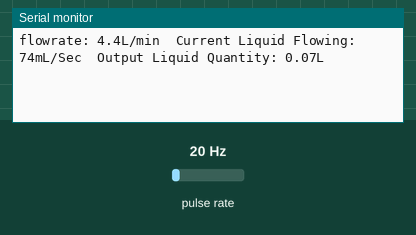
A sketch run on a simulated ESP8266 (NodeMCU). On the bench: the last lines printed to the serial monitor. Wiring (inferred from the names in the program): pulse sensor: data D2. The inputs (shaded band) are chosen by the test bench; at power-on: pulse rate 20 Hz.

Above: at 1.2 s.
1.3 s: pulse rate (sensor on D2) set to 4 Hz
At 2.6 s:
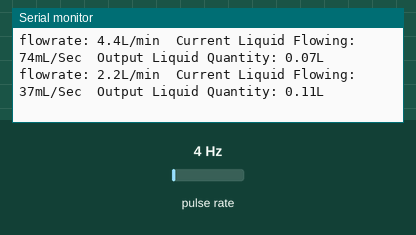
2.8 s: pulse rate (sensor on D2) set to 50 Hz
At 3.8 s:
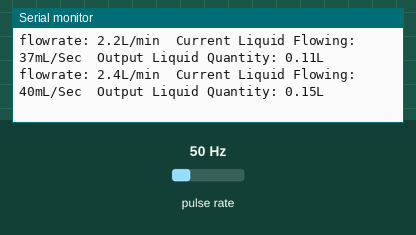
Timing chart, 0 to 5.8 s (numbered marks = the images above; inputs shaded):
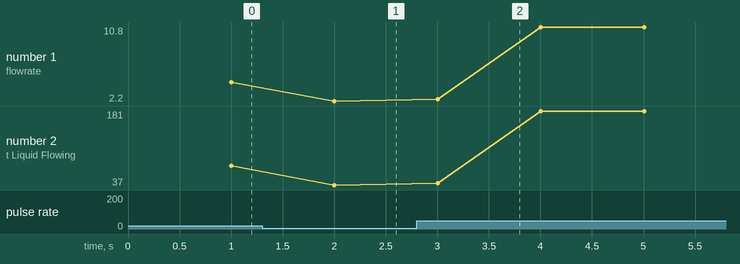

The sketch:

flow_meter_trial.ino
```cpp
#define PULSE_PIN D2  //gpio4


volatile long pulseCount=0;
float calibrationFactor = 4.5;
float flowRate;
unsigned int flowMilliLitres;
unsigned long totalMilliLitres;
float totalLitres;

unsigned long oldTime;

void ICACHE_RAM_ATTR pulseCounter()
{
  pulseCount++;
}

void setup()
{
  Serial.begin(9600);

  pulseCount        = 0;
  flowRate          = 0.0;
  flowMilliLitres   = 0;
  totalMilliLitres  = 0;
  oldTime           = 0;

//  pinMode(LED_PIN, OUTPUT);
//  digitalWrite(LED_PIN, HIGH);  // We have an active-low LED attached

  pinMode(PULSE_PIN, INPUT);
//  pinMode(PULSE_PIN, INPUT_PULLUP);
//  digitalWrite(PULSE_PIN, HIGH);   ????
  attachInterrupt(PULSE_PIN, pulseCounter, FALLING);
}

void loop()
{
   if((millis() - oldTime) > 1000)    // Only process counters once per second
  {
    detachInterrupt(PULSE_PIN);
    flowRate = ((1000.0 / (millis() - oldTime)) * pulseCount) / calibrationFactor;
    oldTime = millis();
    flowMilliLitres = (flowRate / 60) * 1000;
    totalMilliLitres += flowMilliLitres;
    totalLitres = totalMilliLitres * 0.001;
    unsigned int frac;
    Serial.print("flowrate: ");
    Serial.print(int(flowRate));  // Print the integer part of the variable
    Serial.print(".");             // Print the decimal point
    frac = (flowRate - int(flowRate)) * 10;
    Serial.print(frac, DEC) ;      // Print the fractional part of the variable
    Serial.print("L/min");
    Serial.print("  Current Liquid Flowing: ");             // Output separator
    Serial.print(flowMilliLitres);
    Serial.print("mL/Sec");
    Serial.print("  Output Liquid Quantity: ");             // Output separator
    Serial.print(totalLitres);
    Serial.println("L");
    //Serial.print(totalMilliLitres);
    //Serial.println("mL");

    pulseCount = 0;

    attachInterrupt(PULSE_PIN, pulseCounter, FALLING);
  }
}
```

Measured:
- after the input at 1.3 s, the serial monitor: prints a new line after 0.70 s (image 1)
- after the input at 2.8 s, the serial monitor: prints a new line after 0.20 s (image 2)
- plotted number 1: 4.4 → 2.2 after the input at 1.3 s, 2.2 → 10.8 after the input at 2.8 s
- plotted number 2: 74 → 37 after the input at 1.3 s, 37 → 181 after the input at 2.8 s
